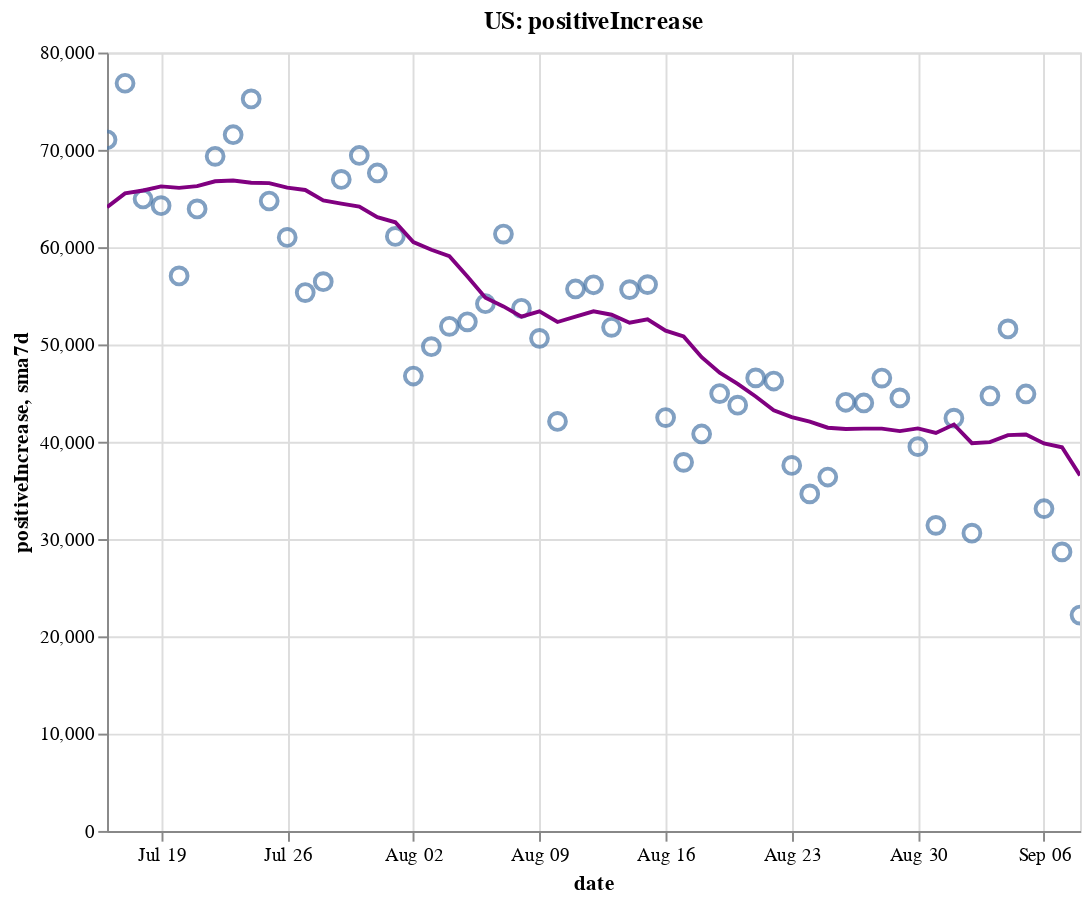

The code cell stored with this chart in its notebook:
### Code cell
create_plot(us, 'positiveIncrease')

### Figure 1 — Vega-Lite specification as saved in the notebook (floating-point values rounded to 4 significant figures)
{"config": {"view": {"continuousWidth": 400, "continuousHeight": 300}}, "layer": [{"layer": [{"mark": {"type": "point", "size": 75}, "encoding": {"tooltip": [{"type": "temporal", "field": "date"}, {"type": "quantitative", "field": "positiveIncrease"}, {"type": "quantitative", "field": "sma7d"}], "x": {"type": "temporal", "field": "date"}, "y": {"type": "quantitative", "field": "positiveIncrease"}}, "selection": {"selector002": {"type": "interval", "bind": "scales", "encodings": ["x", "y"]}}}, {"mark": {"type": "line", "color": "purple"}, "encoding": {"x": {"type": "temporal", "field": "date"}, "y": {"type": "quantitative", "field": "sma7d"}}}]}, {"mark": {"type": "rule", "color": "#aaa"}, "encoding": {"x": {"type": "temporal", "field": "date"}}, "transform": [{"filter": {"selection": "selector001"}}]}, {"mark": "circle", "encoding": {"opacity": {"condition": {"value": 1, "selection": "selector001"}, "value": 0}, "tooltip": [{"type": "temporal", "field": "date"}, {"type": "quantitative", "field": "positiveIncrease"}, {"type": "quantitative", "field": "sma7d"}], "x": {"type": "temporal", "field": "date"}, "y": {"type": "quantitative", "field": "positiveIncrease"}}, "selection": {"selector001": {"type": "single", "encodings": ["x"], "on": "mouseover", "nearest": true, "empty": "none"}}}, {"mark": {"type": "text", "align": "left", "dx": 5, "dy": -5, "stroke": "white", "strokeWidth": 2}, "encoding": {"text": {"type": "quantitative", "field": "positiveIncrease"}, "tooltip": [{"type": "temporal", "field": "date"}, {"type": "quantitative", "field": "positiveIncrease"}, {"type": "quantitative", "field": "sma7d"}], "x": {"type": "temporal", "field": "date"}, "y": {"type": "quantitative", "field": "positiveIncrease"}}, "transform": [{"filter": {"selection": "selector001"}}]}, {"mark": {"type": "text", "align": "left", "dx": 5, "dy": -5}, "encoding": {"text": {"type": "quantitative", "field": "positiveIncrease"}, "tooltip": [{"type": "temporal", "field": "date"}, {"type": "quantitative", "field": "positiveIncrease"}, {"type": "quantitative", "field": "sma7d"}], "x": {"type": "temporal", "field": "date"}, "y": {"type": "quantitative", "field": "positiveIncrease"}}, "transform": [{"filter": {"selection": "selector001"}}]}], "data": {"name": "data-b84e683754a5d31160055d7e472b95f3"}, "height": 400, "title": "US: positiveIncrease", "width": 500, "$schema": "https://vega.github.io/schema/vega-lite/v4.8.1.json", "datasets": {"data-b84e683754a5d31160055d7e472b95f3": [{"date": "2020-07-16T00:00:00", "totalTestResultsIncrease": 832400.0, "positiveIncrease": 71040.0, "death": 130400.0, "deathIncrease": 947.0, "positiveRate": 0.085, "state": "US", "sma7d": 64100.0}, {"date": "2020-07-17T00:00:00", "totalTestResultsIncrease": 839300.0, "positiveIncrease": 76840.0, "death": 131300.0, "deathIncrease": 951.0, "positiveRate": 0.092, "state": "US", "sma7d": 65530.0}, {"date": "2020-07-18T00:00:00", "totalTestResultsIncrease": 763600.0, "positiveIncrease": 64950.0, "death": 132200.0, "deathIncrease": 872.0, "positiveRate": 0.085, "state": "US", "sma7d": 65820.0}, {"date": "2020-07-19T00:00:00", "totalTestResultsIncrease": 786700.0, "positiveIncrease": 64260.0, "death": 132700.0, "deathIncrease": 527.0, "positiveRate": 0.082, "state": "US", "sma7d": 66240.0}, {"date": "2020-07-20T00:00:00", "totalTestResultsIncrease": 712400.0, "positiveIncrease": 57040.0, "death": 133100.0, "deathIncrease": 363.0, "positiveRate": 0.08, "state": "US", "sma7d": 66090.0}, {"date": "2020-07-21T00:00:00", "totalTestResultsIncrease": 754900.0, "positiveIncrease": 63930.0, "death": 134100.0, "deathIncrease": 1039.0, "positiveRate": 0.085, "state": "US", "sma7d": 66270.0}, {"date": "2020-07-22T00:00:00", "totalTestResultsIncrease": 801600.0, "positiveIncrease": 69330.0, "death": 135300.0, "deathIncrease": 1171.0, "positiveRate": 0.086, "state": "US", "sma7d": 66770.0}, {"date": "2020-07-23T00:00:00", "totalTestResultsIncrease": 845900.0, "positiveIncrease": 71550.0, "death": 136400.0, "deathIncrease": 1056.0, "positiveRate": 0.085, "state": "US", "sma7d": 66840.0}, {"date": "2020-07-24T00:00:00", "totalTestResultsIncrease": 933600.0, "positiveIncrease": 75240.0, "death": 137500.0, "deathIncrease": 1176.0, "positiveRate": 0.081, "state": "US", "sma7d": 66610.0}, {"date": "2020-07-25T00:00:00", "totalTestResultsIncrease": 791000.0, "positiveIncrease": 64740.0, "death": 138500.0, "deathIncrease": 1023.0, "positiveRate": 0.082, "state": "US", "sma7d": 66580.0}, {"date": "2020-07-26T00:00:00", "totalTestResultsIncrease": 851100.0, "positiveIncrease": 61000.0, "death": 139100.0, "deathIncrease": 559.0, "positiveRate": 0.072, "state": "US", "sma7d": 66120.0}, {"date": "2020-07-27T00:00:00", "totalTestResultsIncrease": 762700.0, "positiveIncrease": 55330.0, "death": 140200.0, "deathIncrease": 1060.0, "positiveRate": 0.073, "state": "US", "sma7d": 65870.0}, {"date": "2020-07-28T00:00:00", "totalTestResultsIncrease": 738100.0, "positiveIncrease": 56450.0, "death": 141300.0, "deathIncrease": 1122.0, "positiveRate": 0.076, "state": "US", "sma7d": 64810.0}, {"date": "2020-07-29T00:00:00", "totalTestResultsIncrease": 864500.0, "positiveIncrease": 66960.0, "death": 142800.0, "deathIncrease": 1492.0, "positiveRate": 0.077, "state": "US", "sma7d": 64470.0}, {"date": "2020-07-30T00:00:00", "totalTestResultsIncrease": 814700.0, "positiveIncrease": 69420.0, "death": 144000.0, "deathIncrease": 1259.0, "positiveRate": 0.085, "state": "US", "sma7d": 64160.0}, {"date": "2020-07-31T00:00:00", "totalTestResultsIncrease": 731900.0, "positiveIncrease": 67620.0, "death": 145400.0, "deathIncrease": 1312.0, "positiveRate": 0.092, "state": "US", "sma7d": 63080.0}, {"date": "2020-08-01T00:00:00", "totalTestResultsIncrease": 745700.0, "positiveIncrease": 61100.0, "death": 146500.0, "deathIncrease": 1190.0, "positiveRate": 0.082, "state": "US", "sma7d": 62560.0}, {"date": "2020-08-02T00:00:00", "totalTestResultsIncrease": 699500.0, "positiveIncrease": 46760.0, "death": 147000.0, "deathIncrease": 498.0, "positiveRate": 0.067, "state": "US", "sma7d": 60520.0}, {"date": "2020-08-03T00:00:00", "totalTestResultsIncrease": 745100.0, "positiveIncrease": 49770.0, "death": 147600.0, "deathIncrease": 519.0, "positiveRate": 0.067, "state": "US", "sma7d": 59730.0}, {"date": "2020-08-04T00:00:00", "totalTestResultsIncrease": 717100.0, "positiveIncrease": 51860.0, "death": 148800.0, "deathIncrease": 1255.0, "positiveRate": 0.072, "state": "US", "sma7d": 59070.0}, {"date": "2020-08-05T00:00:00", "totalTestResultsIncrease": 699600.0, "positiveIncrease": 52330.0, "death": 150200.0, "deathIncrease": 1346.0, "positiveRate": 0.075, "state": "US", "sma7d": 56980.0}, {"date": "2020-08-06T00:00:00", "totalTestResultsIncrease": 766600.0, "positiveIncrease": 54180.0, "death": 151400.0, "deathIncrease": 1251.0, "positiveRate": 0.071, "state": "US", "sma7d": 54800.0}, {"date": "2020-08-07T00:00:00", "totalTestResultsIncrease": 785400.0, "positiveIncrease": 61350.0, "death": 152700.0, "deathIncrease": 1333.0, "positiveRate": 0.078, "state": "US", "sma7d": 53910.0}, {"date": "2020-08-08T00:00:00", "totalTestResultsIncrease": 683400.0, "positiveIncrease": 53710.0, "death": 153800.0, "deathIncrease": 1089.0, "positiveRate": 0.079, "state": "US", "sma7d": 52850.0}, {"date": "2020-08-09T00:00:00", "totalTestResultsIncrease": 724000.0, "positiveIncrease": 50620.0, "death": 154400.0, "deathIncrease": 616.0, "positiveRate": 0.07, "state": "US", "sma7d": 53400.0}, {"date": "2020-08-10T00:00:00", "totalTestResultsIncrease": 740900.0, "positiveIncrease": 42090.0, "death": 154900.0, "deathIncrease": 426.0, "positiveRate": 0.057, "state": "US", "sma7d": 52310.0}, {"date": "2020-08-11T00:00:00", "totalTestResultsIncrease": 760000.0, "positiveIncrease": 55700.0, "death": 156200.0, "deathIncrease": 1326.0, "positiveRate": 0.073, "state": "US", "sma7d": 52860.0}, {"date": "2020-08-12T00:00:00", "totalTestResultsIncrease": 500200.0, "positiveIncrease": 56130.0, "death": 157700.0, "deathIncrease": 1517.0, "positiveRate": 0.112, "state": "US", "sma7d": 53400.0}, {"date": "2020-08-13T00:00:00", "totalTestResultsIncrease": 900300.0, "positiveIncrease": 51760.0, "death": 158900.0, "deathIncrease": 1163.0, "positiveRate": 0.057, "state": "US", "sma7d": 53050.0}, {"date": "2020-08-14T00:00:00", "totalTestResultsIncrease": 862300.0, "positiveIncrease": 55640.0, "death": 160100.0, "deathIncrease": 1216.0, "positiveRate": 0.065, "state": "US", "sma7d": 52240.0}, {"date": "2020-08-15T00:00:00", "totalTestResultsIncrease": 756700.0, "positiveIncrease": 56150.0, "death": 161300.0, "deathIncrease": 1219.0, "positiveRate": 0.074, "state": "US", "sma7d": 52580.0}, {"date": "2020-08-16T00:00:00", "totalTestResultsIncrease": 790400.0, "positiveIncrease": 42490.0, "death": 161900.0, "deathIncrease": 619.0, "positiveRate": 0.054, "state": "US", "sma7d": 51420.0}, {"date": "2020-08-17T00:00:00", "totalTestResultsIncrease": 670100.0, "positiveIncrease": 37880.0, "death": 162300.0, "deathIncrease": 407.0, "positiveRate": 0.057, "state": "US", "sma7d": 50820.0}, {"date": "2020-08-18T00:00:00", "totalTestResultsIncrease": 663600.0, "positiveIncrease": 40800.0, "death": 163500.0, "deathIncrease": 1196.0, "positiveRate": 0.061, "state": "US", "sma7d": 48690.0}, {"date": "2020-08-19T00:00:00", "totalTestResultsIncrease": 674000.0, "positiveIncrease": 44950.0, "death": 165000.0, "deathIncrease": 1420.0, "positiveRate": 0.067, "state": "US", "sma7d": 47090.0}, {"date": "2020-08-20T00:00:00", "totalTestResultsIncrease": 703300.0, "positiveIncrease": 43760.0, "death": 166100.0, "deathIncrease": 1134.0, "positiveRate": 0.062, "state": "US", "sma7d": 45950.0}, {"date": "2020-08-21T00:00:00", "totalTestResultsIncrease": 759100.0, "positiveIncrease": 46560.0, "death": 167200.0, "deathIncrease": 1123.0, "positiveRate": 0.061, "state": "US", "sma7d": 44660.0}, {"date": "2020-08-22T00:00:00", "totalTestResultsIncrease": 773800.0, "positiveIncrease": 46240.0, "death": 168200.0, "deathIncrease": 1029.0, "positiveRate": 0.06, "state": "US", "sma7d": 43240.0}, {"date": "2020-08-23T00:00:00", "totalTestResultsIncrease": 629500.0, "positiveIncrease": 37570.0, "death": 168800.0, "deathIncrease": 572.0, "positiveRate": 0.06, "state": "US", "sma7d": 42540.0}, {"date": "2020-08-24T00:00:00", "totalTestResultsIncrease": 692200.0, "positiveIncrease": 34640.0, "death": 169200.0, "deathIncrease": 343.0, "positiveRate": 0.05, "state": "US", "sma7d": 42070.0}, {"date": "2020-08-25T00:00:00", "totalTestResultsIncrease": 645600.0, "positiveIncrease": 36370.0, "death": 170300.0, "deathIncrease": 1147.0, "positiveRate": 0.056, "state": "US", "sma7d": 41440.0}, {"date": "2020-08-26T00:00:00", "totalTestResultsIncrease": 655700.0, "positiveIncrease": 44060.0, "death": 171600.0, "deathIncrease": 1298.0, "positiveRate": 0.067, "state": "US", "sma7d": 41310.0}, {"date": "2020-08-27T00:00:00", "totalTestResultsIncrease": 751900.0, "positiveIncrease": 43980.0, "death": 172700.0, "deathIncrease": 1129.0, "positiveRate": 0.058, "state": "US", "sma7d": 41350.0}, {"date": "2020-08-28T00:00:00", "totalTestResultsIncrease": 783200.0, "positiveIncrease": 46550.0, "death": 173800.0, "deathIncrease": 1023.0, "positiveRate": 0.059, "state": "US", "sma7d": 41340.0}, {"date": "2020-08-29T00:00:00", "totalTestResultsIncrease": 775600.0, "positiveIncrease": 44500.0, "death": 174800.0, "deathIncrease": 1015.0, "positiveRate": 0.057, "state": "US", "sma7d": 41100.0}, {"date": "2020-08-30T00:00:00", "totalTestResultsIncrease": 746500.0, "positiveIncrease": 39500.0, "death": 175200.0, "deathIncrease": 475.0, "positiveRate": 0.053, "state": "US", "sma7d": 41370.0}, {"date": "2020-08-31T00:00:00", "totalTestResultsIncrease": 685600.0, "positiveIncrease": 31410.0, "death": 175600.0, "deathIncrease": 366.0, "positiveRate": 0.046, "state": "US", "sma7d": 40910.0}, {"date": "2020-09-01T00:00:00", "totalTestResultsIncrease": 704300.0, "positiveIncrease": 42420.0, "death": 176600.0, "deathIncrease": 1027.0, "positiveRate": 0.06, "state": "US", "sma7d": 41770.0}, {"date": "2020-09-02T00:00:00", "totalTestResultsIncrease": 649600.0, "positiveIncrease": 30600.0, "death": 177700.0, "deathIncrease": 1032.0, "positiveRate": 0.047, "state": "US", "sma7d": 39850.0}, {"date": "2020-09-03T00:00:00", "totalTestResultsIncrease": 734600.0, "positiveIncrease": 44720.0, "death": 178700.0, "deathIncrease": 1070.0, "positiveRate": 0.061, "state": "US", "sma7d": 39960.0}, {"date": "2020-09-04T00:00:00", "totalTestResultsIncrease": 912100.0, "positiveIncrease": 51590.0, "death": 179700.0, "deathIncrease": 998.0, "positiveRate": 0.057, "state": "US", "sma7d": 40680.0}, {"date": "2020-09-05T00:00:00", "totalTestResultsIncrease": 819700.0, "positiveIncrease": 44910.0, "death": 180700.0, "deathIncrease": 918.0, "positiveRate": 0.055, "state": "US", "sma7d": 40740.0}, {"date": "2020-09-06T00:00:00", "totalTestResultsIncrease": 744300.0, "positiveIncrease": 33120.0, "death": 181100.0, "deathIncrease": 449.0, "positiveRate": 0.044, "state": "US", "sma7d": 39820.0}, {"date": "2020-09-07T00:00:00", "totalTestResultsIncrease": 593100.0, "positiveIncrease": 28680.0, "death": 181300.0, "deathIncrease": 225.0, "positiveRate": 0.048, "state": "US", "sma7d": 39430.0}, {"date": "2020-09-08T00:00:00", "totalTestResultsIncrease": 510900.0, "positiveIncrease": 22180.0, "death": 181600.0, "deathIncrease": 358.0, "positiveRate": 0.043, "state": "US", "sma7d": 36540.0}]}}
